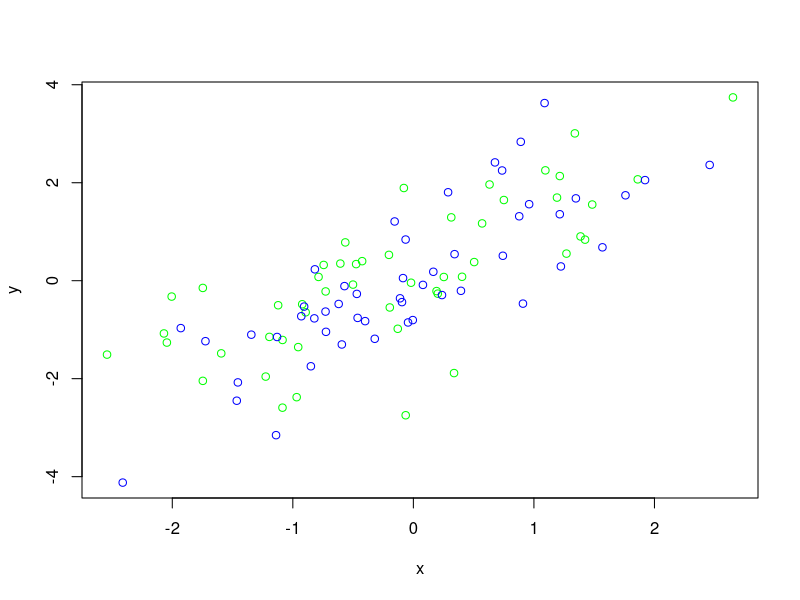

R code for this plot:
x <- rnorm(100)
y <- x + rnorm(100)
# plot(x, y)
# par(mar=c(2,2,2,2), cex=1)
# fit <- lm(x ~ y)
# abline(fit)
# See example of scatter point format
# example(points)


g <- gl(2, 50, labels=c("male", "female"))
plot(x,y, type="n")
points(x[g=="male"], y[g=="male"], col="green")
points(x[g=="female"], y[g=="female"], col="blue")